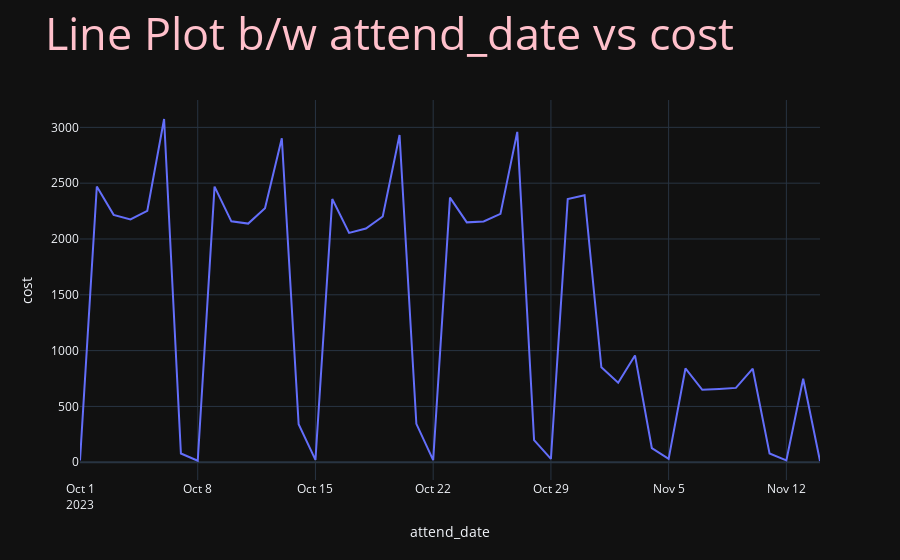

Notebook cell for this chart:
### Markdown cell above
3. **Line Plot** between attend_date vs cost

### Code cell
df2=df.groupby(['attend_date']).agg('sum').reset_index()
fig = px.line(df2, x='attend_date', y="cost", template = 'plotly_dark',title='attend_date vs cost')
fig.update_layout(title=dict(text='Line Plot b/w attend_date vs cost', font=dict(size=45,color="pink")))
fig.show()

### Figure 1 — Plotly figure (JSON) as saved in the notebook; plotly's stock layout.template omitted (floating-point values rounded to 4 significant figures)
{"data": [{"hovertemplate": "attend_date=%{x}<br>cost=%{y}<extra></extra>", "legendgroup": "", "line": {"color": "#636efa", "dash": "solid"}, "marker": {"symbol": "circle"}, "mode": "lines", "name": "", "orientation": "v", "showlegend": false, "type": "scatter", "x": ["2023-10-01", "2023-10-02", "2023-10-03", "2023-10-04", "2023-10-05", "2023-10-06", "2023-10-07", "2023-10-08", "2023-10-09", "2023-10-10", "2023-10-11", "2023-10-12", "2023-10-13", "2023-10-14", "2023-10-15", "2023-10-16", "2023-10-17", "2023-10-18", "2023-10-19", "2023-10-20", "2023-10-21", "2023-10-22", "2023-10-23", "2023-10-24", "2023-10-25", "2023-10-26", "2023-10-27", "2023-10-28", "2023-10-29", "2023-10-30", "2023-10-31", "2023-11-01", "2023-11-02", "2023-11-03", "2023-11-04", "2023-11-05", "2023-11-06", "2023-11-07", "2023-11-08", "2023-11-09", "2023-11-10", "2023-11-11", "2023-11-12", "2023-11-13", "2023-11-14"], "xaxis": "x", "y": [16, 2470, 2216, 2176, 2252, 3075, 78, 13, 2469, 2158, 2138, 2275, 2903, 340, 21, 2358, 2055, 2094, 2202, 2932, 344, 19, 2371, 2149, 2157, 2225, 2960, 198, 30, 2358, 2392, 851, 712, 957, 127, 30, 840, 649, 656, 666, 838, 78, 16, 748, 11], "yaxis": "y"}], "layout": {"legend": {"tracegroupgap": 0}, "title": {"font": {"color": "pink", "size": 45}, "text": "Line Plot b/w attend_date vs cost"}, "xaxis": {"anchor": "y", "domain": [0, 1], "title": {"text": "attend_date"}}, "yaxis": {"anchor": "x", "domain": [0, 1], "title": {"text": "cost"}}}}
